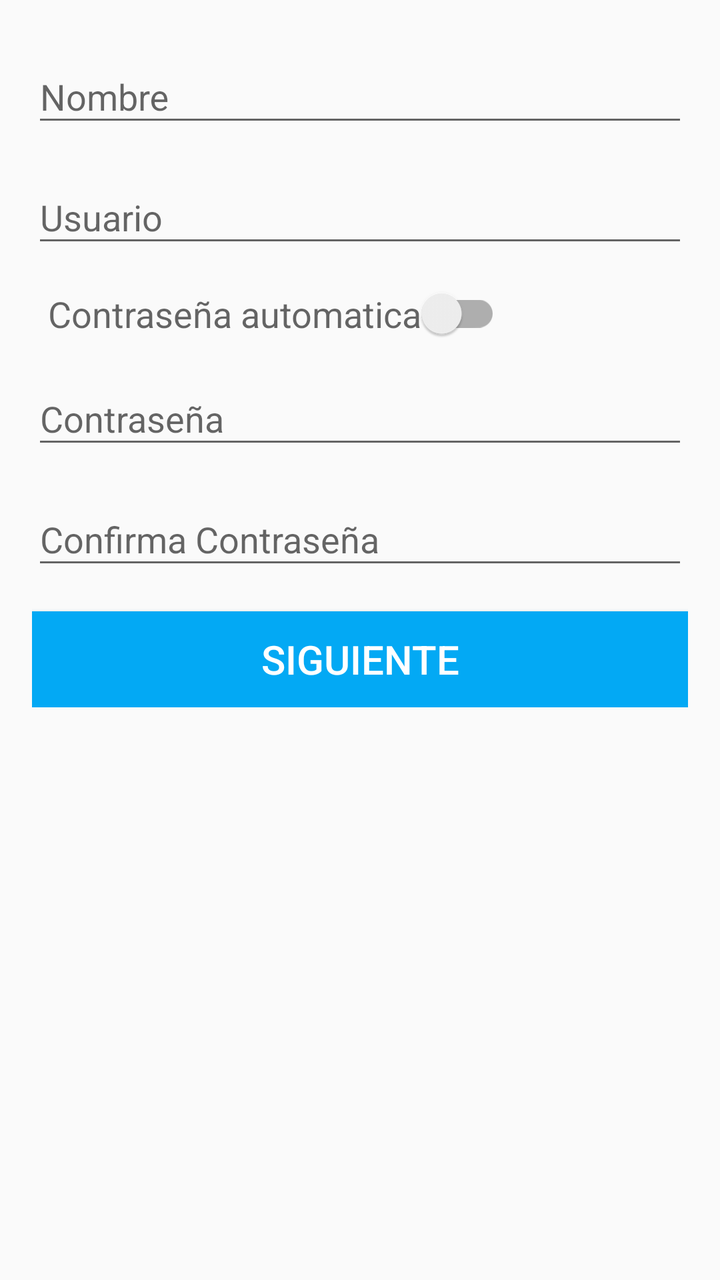
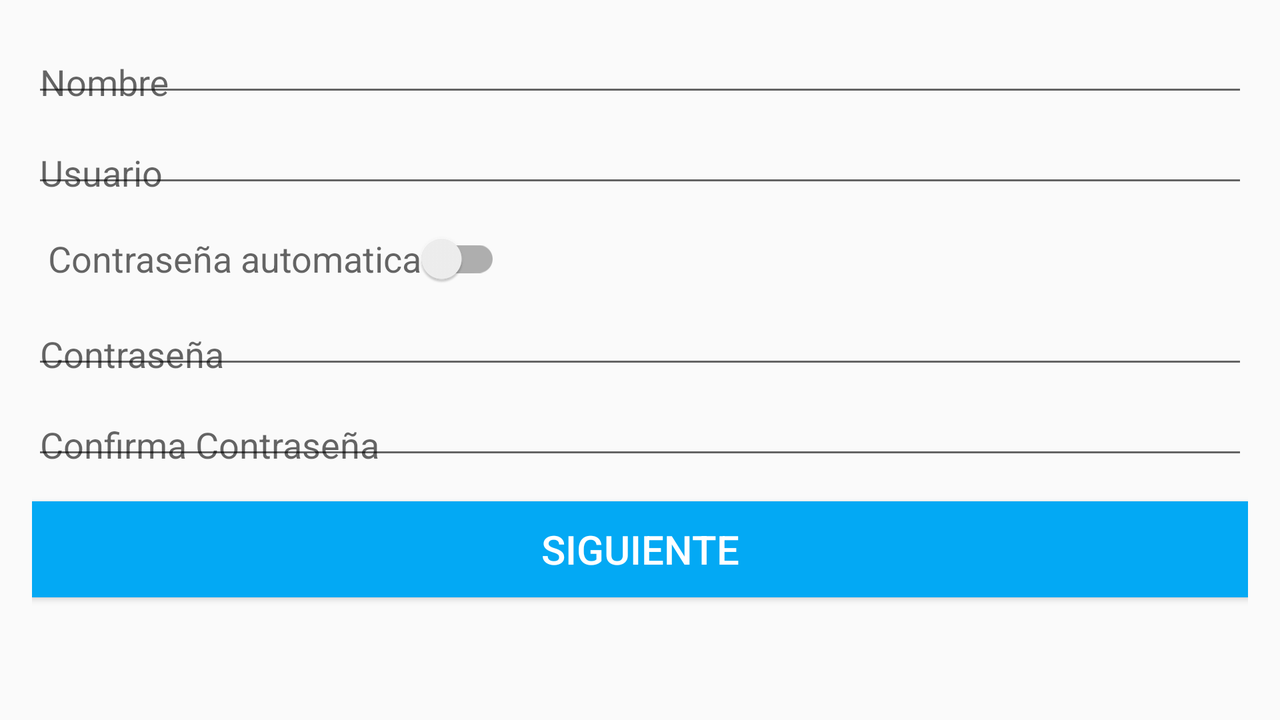

First picture: res/layout/ on a phone held upright. Second picture: the repository's own variant of that layout, on a device whose configuration matches the variant's folder. Source for both follows.
<!-- AndroidManifest.xml: application theme AppTheme -->
<!-- res/layout/fragment_ruser.xml -->
<ScrollView
    xmlns:android="http://schemas.android.com/apk/res/android"
    xmlns:tools="http://schemas.android.com/tools"
    android:layout_width="match_parent"
    android:layout_height="match_parent"
    android:orientation="vertical"
    android:padding="16dip"
    tools:context=".Fragments.RUserFragment">
    <LinearLayout
        android:orientation="vertical"
        android:layout_width="match_parent"
        android:layout_height="wrap_content">
        <android.support.design.widget.TextInputLayout
            android:id="@+id/ruser_ilayout_nombre"
            android:layout_width="match_parent"
            android:layout_height="wrap_content">
            <android.support.v7.widget.AppCompatEditText
                android:id="@+id/ruser_edit_nombre"
                android:hint="Nombre"
                android:inputType="text"
                android:layout_width="match_parent"
                android:layout_height="wrap_content"
                android:layout_marginBottom="8dip"
                />
        </android.support.design.widget.TextInputLayout>
        <android.support.design.widget.TextInputLayout
            android:id="@+id/ruser_ilayout_usuario"
            android:layout_width="match_parent"
            android:layout_height="wrap_content">
            <android.support.v7.widget.AppCompatEditText
                android:id="@+id/ruser_edit_usuario"
                android:hint="Usuario"
                android:inputType="text"
                android:maxLength="10"
                android:layout_width="match_parent"
                android:layout_height="wrap_content"
                android:layout_marginBottom="8dip"
                />
        </android.support.design.widget.TextInputLayout>
        <android.support.v7.widget.SwitchCompat
            android:id="@+id/ruser_switch_auto"
            android:hint="Contraseña automatica"
            android:textSize="18sp"
            android:padding="8dip"
            android:layout_width="wrap_content"
            android:layout_height="wrap_content" />
        <android.support.design.widget.TextInputLayout
            android:id="@+id/ruser_ilayout_pass"
            android:layout_width="match_parent"
            android:layout_height="wrap_content">
            <android.support.v7.widget.AppCompatEditText
                android:id="@+id/ruser_edit_pass"
                android:hint="Contraseña"
                android:inputType="text"
                android:layout_width="match_parent"
                android:layout_height="wrap_content"
                android:layout_marginBottom="8dip"
                />
        </android.support.design.widget.TextInputLayout>
        <android.support.design.widget.TextInputLayout
            android:id="@+id/ruser_ilayout_repass"
            android:layout_width="match_parent"
            android:layout_height="wrap_content">
            <android.support.v7.widget.AppCompatEditText
                android:id="@+id/ruser_edit_repass"
                android:hint="Confirma Contraseña"
                android:inputType="text"
                android:layout_width="match_parent"
                android:layout_height="wrap_content"
                android:layout_marginBottom="8dip"
                />
        </android.support.design.widget.TextInputLayout>
        <android.support.v7.widget.AppCompatButton
            android:id="@+id/ruser_button_next"
            android:background="@color/colorPrimaryDark"
            android:text="Siguiente"
            android:textColor="@color/White"
            android:textSize="@dimen/StringText"
            android:layout_marginTop="8dip"
            android:layout_width="match_parent"
            android:layout_height="wrap_content" />

    </LinearLayout>
</ScrollView>
<!-- resources referenced by this layout -->
<resources>
  <color name="White">#FFF</color>
  <color name="colorPrimaryDark">#03A9F4</color>
  <!-- from res/values-xxhdpi/ -->
  <dimen name="StringText">20sp</dimen>
  <!-- from res/values-v11/ -->
  <style name="AppTheme" parent="Theme.AppCompat.Light.NoActionBar">
                  <item name="colorPrimary">@color/colorPrimary</item>
                  <item name="colorPrimaryDark">@color/colorPrimaryDark</item>
                  <item name="colorAccent">@color/colorAccent</item>
          </style>
  <color name="colorPrimary">#03A9F4</color>
  <color name="colorAccent">#2979ff</color>
</resources>
<!-- res/layout-land/fragment_ruser.xml (the author's variant of the layout above) -->
<!-- drawn on the phone turned sideways -->
<LinearLayout
    xmlns:android="http://schemas.android.com/apk/res/android"
    xmlns:tools="http://schemas.android.com/tools"
    android:layout_width="match_parent"
    android:layout_height="match_parent"
    android:orientation="vertical"
    android:padding="16dip"
    android:weightSum="6"
    tools:context=".Fragments.RUserFragment">
    <android.support.design.widget.TextInputLayout
            android:id="@+id/ruser_ilayout_nombre"
            android:layout_width="match_parent"
            android:layout_weight="1"
            android:layout_height="0dp">
        <android.support.v7.widget.AppCompatEditText
            android:id="@+id/ruser_edit_nombre"
            android:hint="Nombre"
            android:inputType="text"
            android:layout_width="match_parent"
            android:layout_height="wrap_content"
            android:layout_marginBottom="8dip"
            />
    </android.support.design.widget.TextInputLayout>
    <android.support.design.widget.TextInputLayout
        android:id="@+id/ruser_ilayout_usuario"
        android:layout_width="match_parent"
        android:layout_weight="1"
        android:layout_height="0dp">
        <android.support.v7.widget.AppCompatEditText
            android:id="@+id/ruser_edit_usuario"
            android:hint="Usuario"
            android:inputType="text"
            android:maxLength="10"
            android:layout_width="match_parent"
            android:layout_height="wrap_content"
            android:layout_marginBottom="8dip"
            />
    </android.support.design.widget.TextInputLayout>
    <android.support.v7.widget.SwitchCompat
        android:id="@+id/ruser_switch_auto"
        android:hint="Contraseña automatica"
        android:textSize="18sp"
        android:padding="8dip"
        android:layout_weight="1"
        android:layout_width="wrap_content"
        android:layout_height="0dp" />
    <android.support.design.widget.TextInputLayout
        android:id="@+id/ruser_ilayout_pass"
        android:layout_width="match_parent"
        android:layout_weight="1"
        android:layout_height="0dp">
        <android.support.v7.widget.AppCompatEditText
            android:id="@+id/ruser_edit_pass"
            android:hint="Contraseña"
            android:inputType="text"
            android:layout_width="match_parent"
            android:layout_height="wrap_content"
            android:layout_marginBottom="8dip"
            />
    </android.support.design.widget.TextInputLayout>
    <android.support.design.widget.TextInputLayout
        android:id="@+id/ruser_ilayout_repass"
        android:layout_width="match_parent"
        android:layout_weight="1"
        android:layout_height="0dp">
        <android.support.v7.widget.AppCompatEditText
            android:id="@+id/ruser_edit_repass"
            android:hint="Confirma Contraseña"
            android:inputType="text"
            android:layout_width="match_parent"
            android:layout_height="wrap_content"
            android:layout_marginBottom="8dip"
            />
    </android.support.design.widget.TextInputLayout>
    <android.support.v7.widget.AppCompatButton
        android:id="@+id/ruser_button_next"
        android:background="@color/colorPrimaryDark"
        android:text="Siguiente"
        android:textColor="@color/White"
        android:textSize="@dimen/StringText"
        android:layout_marginTop="8dip"
        android:layout_width="match_parent"
        android:layout_height="wrap_content" />
</LinearLayout>
